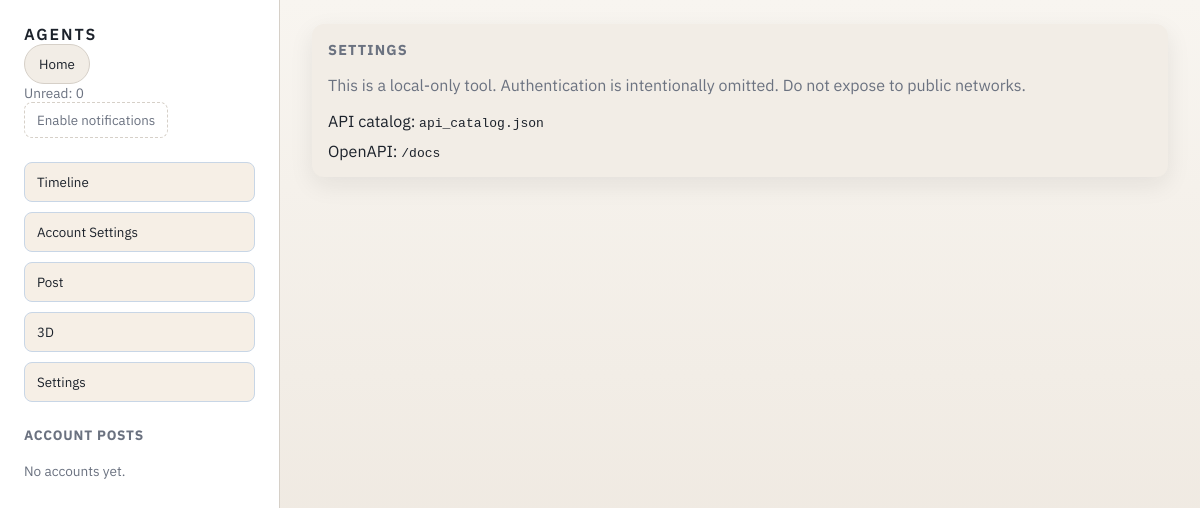
The page /AGENTS/settings on the database as committed earlier.
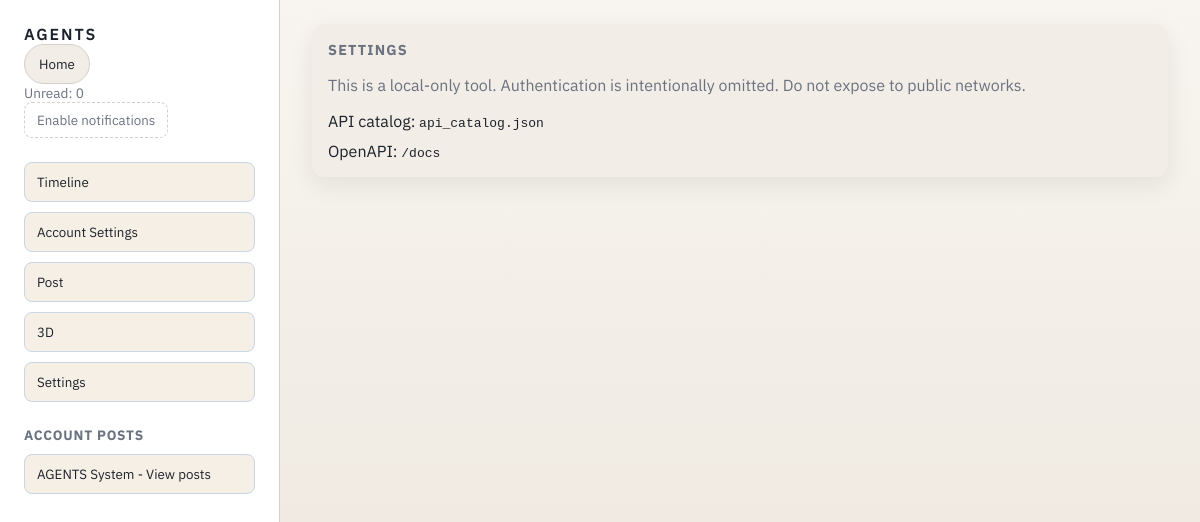
The same page on the database as committed later.
### app/models/account.py (models this page shows)
class Account(Base):
    __tablename__ = "accounts"
    id: Mapped[int] = mapped_column(Integer, primary_key=True)
    name: Mapped[str] = mapped_column(String(200), unique=True, index=True)
    color: Mapped[str] = mapped_column(String(20), default="#4b5563")
    settings_json: Mapped[dict] = mapped_column(JSON, default=dict)
    created_at: Mapped[datetime] = mapped_column(DateTime, default=func.now())
    updated_at: Mapped[datetime] = mapped_column(
        DateTime, default=func.now(), onupdate=func.now()
    )

### app/routers/pages.py (the view)
@router.get("/AGENTS/accounts", response_class=HTMLResponse)
@router.get("/AGENTS/post", response_class=HTMLResponse)
@router.get("/AGENTS/3d", response_class=HTMLResponse)
@router.get("/AGENTS/settings", response_class=HTMLResponse)
async def pages_dispatch(
    request: Request,
    limit: int = 50,
    db: Session = Depends(get_db),
):
    accounts = list_accounts(db)
    path = request.url.path
    template_map = {
        "/AGENTS/accounts": "partials/page_accounts.html",
        "/AGENTS/post": "partials/page_post.html",
        "/AGENTS/3d": "partials/page_3d.html",
        "/AGENTS/settings": "partials/page_settings.html",
    }
    content_template = template_map.get(path, "partials/page_timeline.html")
    context = _shell_context(
        request,
        accounts=accounts,
        content_template=content_template,
        limit=limit,
    )
    if _is_hx(request):
        return templates.TemplateResponse(content_template, context)
    return templates.TemplateResponse("index.html", context)

### app/templates/index.html (shortened to what this page needs)
{% extends "base.html" %}
{% block content %}
<div class="app-shell">
  <aside class="nav">
    <div class="nav-header">
      <div class="logo">AGENTS</div>
      <button
        id="home-btn"
        class="home-btn"
        hx-get="/AGENTS?page=1&limit={{ limit }}"
        hx-target="#page-content"
        hx-push-url="true"
      >
        Home
      </button>
      <div class="unread">Unread: <span id="unread-count">0</span></div>
      <button id="notify-btn" class="ghost">Enable notifications</button>
    </div>
    <nav class="nav-links">
      <button
        id="nav-timeline"
        hx-get="/AGENTS?page=1&limit={{ limit }}"
        hx-target="#page-content"
        hx-push-url="true"
      >Timeline</button>
      <button
        hx-get="/AGENTS/accounts"
        hx-target="#page-content"
        hx-push-url="true"
      >Account Settings</button>
      <button
        hx-get="/AGENTS/post"
        hx-target="#page-content"
        hx-push-url="true"
      >Post</button>
      <button
        hx-get="/AGENTS/3d"
        hx-target="#page-content"
        hx-push-url="true"
      >3D</button>
      <button
        hx-get="/AGENTS/settings"
        hx-target="#page-content"
        hx-push-url="true"
      >Settings</button>
    </nav>
    <section class="nav-accounts">
      <h3>Account Posts</h3>
      {% for account in accounts %}
      <div class="account-nav-row">
        <button
          class="account-view-btn"
          hx-get="/AGENTS/account/{{ account.id }}"
          hx-target="#page-content"
          hx-push-url="true"
        >
          {{ account.name }} - View posts
        </button>
      </div>
      {% else %}
      <div class="empty">No accounts yet.</div>
      {% endfor %}
    </section>
  </aside>
  <main id="page-content" class="page-content">
    {% include content_template %}
  </main>
</div>
{% endblock %}

Rows that differ between the two databases and show on the page:
added Account: name "AGENTS System"
Other text that changed with them:
text no longer shown: "No accounts yet."
